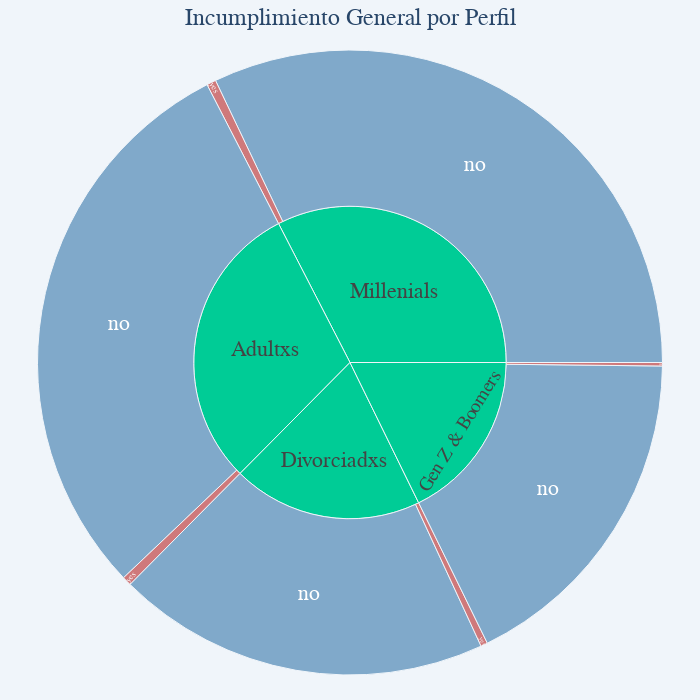

Here is the notebook cell this chart was saved with:
### Code cell
conteoDefault = df.groupby(['Perfil', 'default']).size().reset_index(name='Cantidad')

coloresDefault = {
    'yes': '#C24646',
    'no': '#518AB7'
}

fig = px.sunburst(
    conteoDefault,
    path=['Perfil', 'default'],
    values='Cantidad',
    color='default',
    color_discrete_map=coloresDefault,
    title='Incumplimiento General por Perfil'
)

fig.update_layout(
    font=dict(size=22, family='Arial', color='#284669'),       
    title_font=dict(size=24, family='Arial', color='#284669'), 
    paper_bgcolor='#F0F5FA',
    margin=dict(t=50, l=0, r=0, b=25),
    title_x=0.5,
    width=700,
    height=700
)

fig.show()

### Figure 1 — Plotly figure (JSON) as saved in the notebook; plotly's stock layout.template omitted (floating-point values rounded to 4 significant figures)
{"data": [{"branchvalues": "total", "customdata": [["(?)"], ["(?)"], ["(?)"], ["(?)"], ["no"], ["no"], ["no"], ["no"], ["yes"], ["yes"], ["yes"], ["yes"]], "domain": {"x": [0, 1], "y": [0, 1]}, "hovertemplate": "labels=%{label}<br>Cantidad=%{value}<br>parent=%{parent}<br>id=%{id}<br>default=%{customdata[0]}<extra></extra>", "ids": ["Adultxs", "Divorciadxs", "Gen Z & Boomers", "Millenials", "Adultxs/no", "Divorciadxs/no", "Gen Z & Boomers/no", "Millenials/no", "Adultxs/yes", "Divorciadxs/yes", "Gen Z & Boomers/yes", "Millenials/yes"], "labels": ["Adultxs", "Divorciadxs", "Gen Z & Boomers", "Millenials", "no", "no", "no", "no", "yes", "yes", "yes", "yes"], "marker": {"colors": ["#00cc96", "#00cc96", "#00cc96", "#00cc96", "#518AB7", "#518AB7", "#518AB7", "#518AB7", "#C24646", "#C24646", "#C24646", "#C24646"]}, "name": "", "parents": ["", "", "", "", "Adultxs", "Divorciadxs", "Gen Z & Boomers", "Millenials", "Adultxs", "Divorciadxs", "Gen Z & Boomers", "Millenials"], "type": "sunburst", "values": [4850.0, 3179.0, 2870.0, 5263.0, 4773.0, 3122.0, 2841.0, 5185.0, 77.0, 57.0, 29.0, 78.0]}], "layout": {"font": {"color": "#284669", "family": "Arial", "size": 22}, "height": 700, "legend": {"tracegroupgap": 0}, "margin": {"b": 25, "l": 0, "r": 0, "t": 50}, "paper_bgcolor": "#F0F5FA", "title": {"font": {"color": "#284669", "family": "Arial", "size": 24}, "text": "Incumplimiento General por Perfil", "x": 0.5}, "width": 700}}
